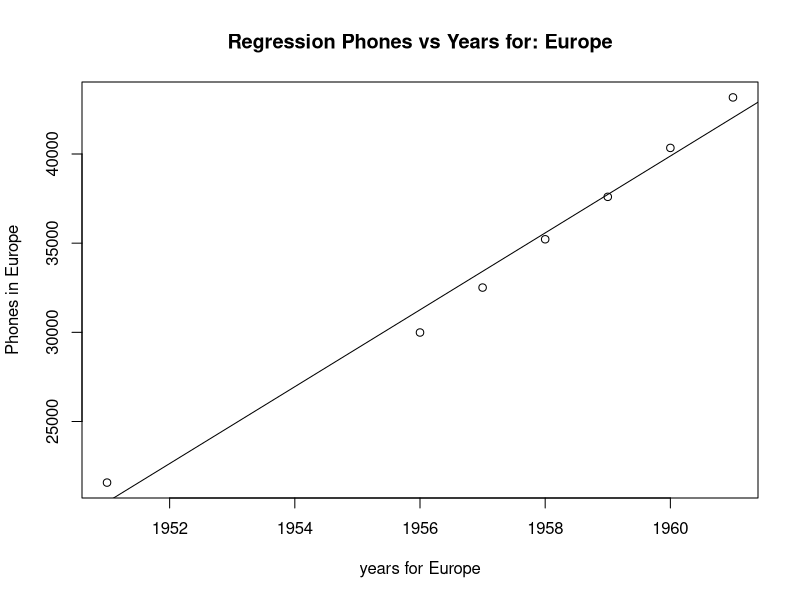

This figure's R source:
## ---- chunk 1
knitr::opts_chunk$set(echo = TRUE)
## ---- chunk 2
years <- c(1951,1956,1957,1958,1959,1960,1961)
plot(WorldPhones[ ,"Europe"] ~ years, xlab = "years for Europe", ylab = "Phones in Europe",main = "Regression Phones vs Years for: Europe")
model<-lm(WorldPhones[ ,"Europe"] ~ years)
abline(model)
